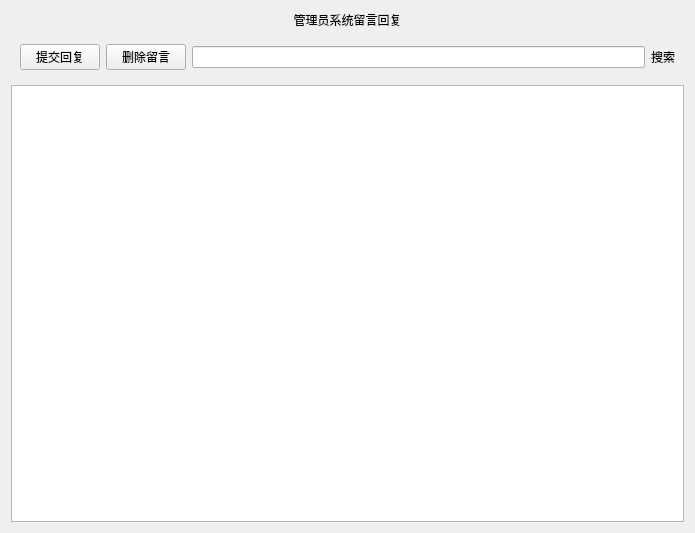
<?xml version="1.0" encoding="UTF-8"?>
<ui version="4.0">
 <class>Cell_Reply</class>
 <widget class="QWidget" name="Cell_Reply">
  <property name="geometry">
   <rect>
    <x>0</x>
    <y>0</y>
    <width>695</width>
    <height>533</height>
   </rect>
  </property>
  <property name="windowTitle">
   <string>Form</string>
  </property>
  <layout class="QGridLayout" name="gridLayout_2">
   <item row="0" column="0">
    <widget class="QLabel" name="label">
     <property name="text">
      <string>管理员系统留言回复</string>
     </property>
     <property name="alignment">
      <set>Qt::AlignmentFlag::AlignCenter</set>
     </property>
    </widget>
   </item>
   <item row="1" column="0">
    <widget class="QWidget" name="widget" native="true">
     <layout class="QGridLayout" name="gridLayout">
      <item row="0" column="0">
       <widget class="QPushButton" name="pushButton">
        <property name="text">
         <string>提交回复</string>
        </property>
       </widget>
      </item>
      <item row="0" column="1">
       <widget class="QPushButton" name="pushButton_2">
        <property name="text">
         <string>删除留言</string>
        </property>
       </widget>
      </item>
      <item row="0" column="2">
       <widget class="QLineEdit" name="lineEdit"/>
      </item>
      <item row="0" column="3">
       <widget class="QLabel" name="label_2">
        <property name="text">
         <string>搜索</string>
        </property>
       </widget>
      </item>
     </layout>
    </widget>
   </item>
   <item row="2" column="0">
    <widget class="QTableWidget" name="tableWidget"/>
   </item>
  </layout>
 </widget>
 <resources/>
 <connections/>
</ui>
